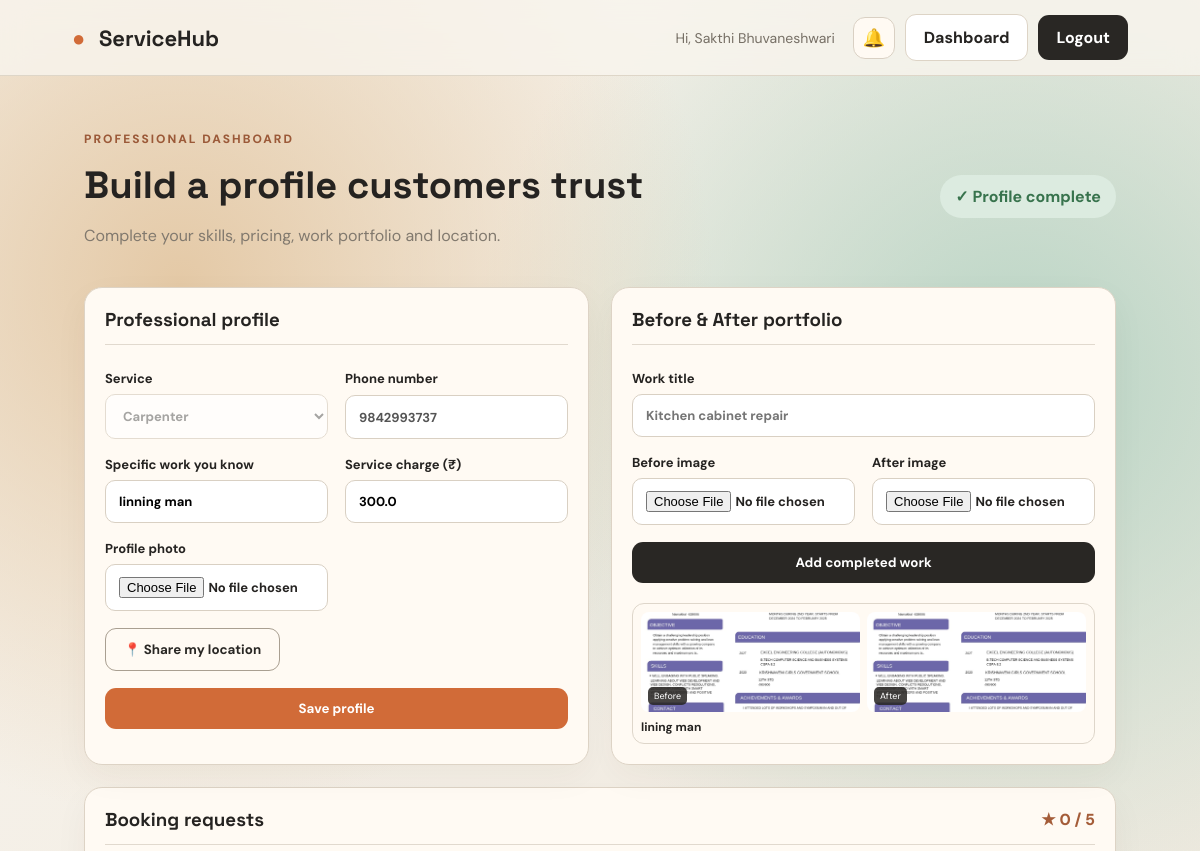
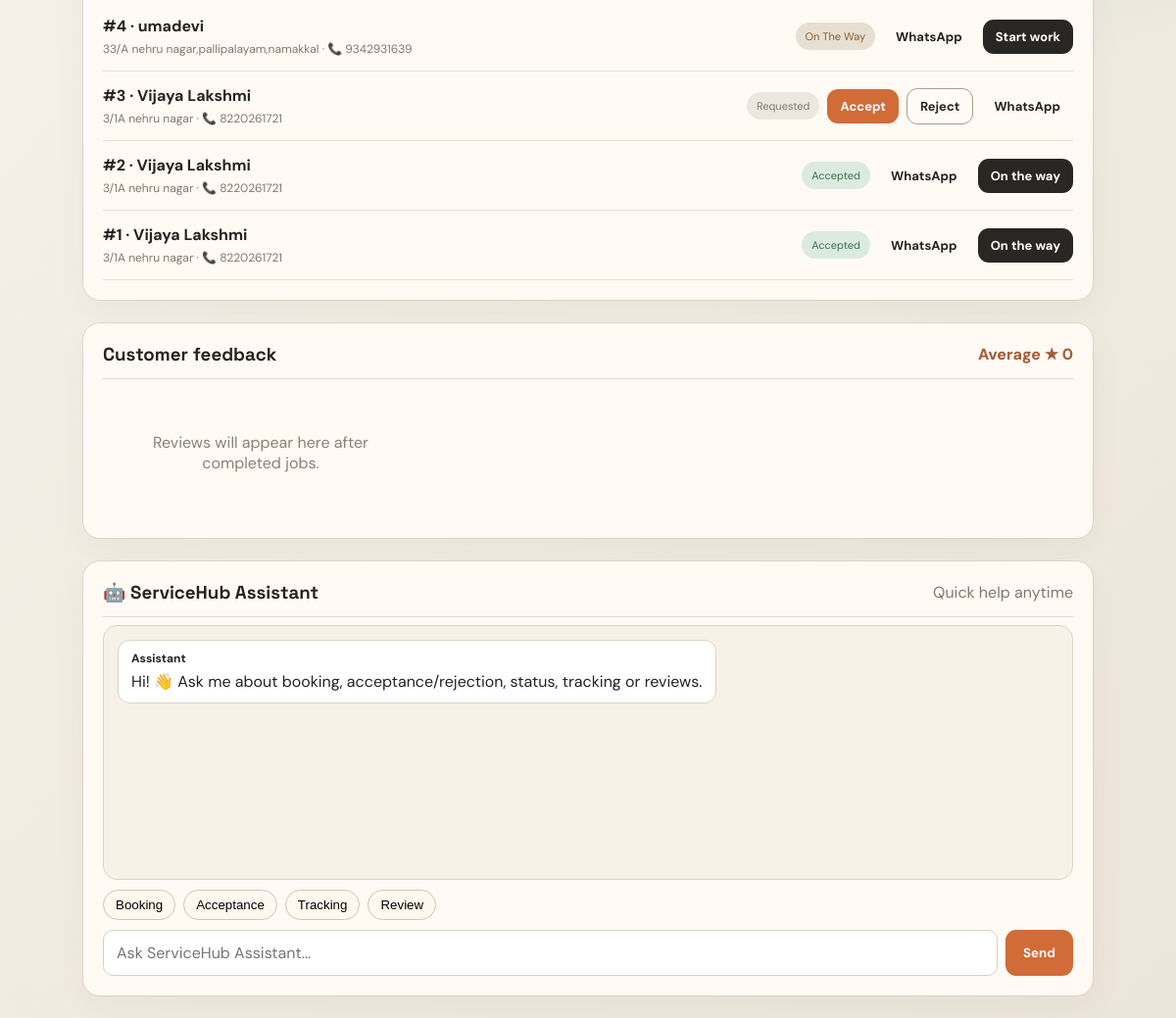
Page /dashboard (signed in) on the committed database (2 pictures, top to bottom).
### app.py (models this page shows)
class User(db.Model):
    id = db.Column(db.Integer, primary_key=True)
    role = db.Column(db.String(20), nullable=False)  # customer/provider
    name = db.Column(db.String(120), nullable=False)
    email = db.Column(db.String(160), unique=True, nullable=False)
    phone = db.Column(db.String(30), nullable=False)
    password_hash = db.Column(db.String(255), nullable=False)
    address = db.Column(db.String(300), nullable=False)
    service_type = db.Column(db.String(30))          # provider only
    specific_work = db.Column(db.String(300))
    charge = db.Column(db.Float, default=0)
    profile_photo = db.Column(db.String(300))
    id_type = db.Column(db.String(80), nullable=False)
    id_proof = db.Column(db.String(300), nullable=False)
    latitude = db.Column(db.Float)
    longitude = db.Column(db.Float)
    profile_complete = db.Column(db.Boolean, default=False)
    created_at = db.Column(db.DateTime, default=datetime.utcnow)

class WorkImage(db.Model):
    id = db.Column(db.Integer, primary_key=True)
    provider_id = db.Column(db.Integer, db.ForeignKey("user.id"), nullable=False)
    before_image = db.Column(db.String(300), nullable=False)
    after_image = db.Column(db.String(300), nullable=False)
    title = db.Column(db.String(200))
    provider = db.relationship("User", backref="work_images")

class Booking(db.Model):
    id = db.Column(db.Integer, primary_key=True)
    customer_id = db.Column(db.Integer, db.ForeignKey("user.id"), nullable=False)
    provider_id = db.Column(db.Integer, db.ForeignKey("user.id"), nullable=False)
    status = db.Column(db.String(30), default="requested")
    customer_address = db.Column(db.String(300), nullable=False)
    created_at = db.Column(db.DateTime, default=datetime.utcnow)
    customer_lat = db.Column(db.Float)
    customer_lng = db.Column(db.Float)
    provider_lat = db.Column(db.Float)
    provider_lng = db.Column(db.Float)
    customer = db.relationship("User", foreign_keys=[customer_id])
    provider = db.relationship("User", foreign_keys=[provider_id])

### app.py (the view)
@app.route("/dashboard")
def dashboard():
    user = current_user()
    if not user: return redirect(url_for("index"))
    if user.role == "provider":
        reviews = Review.query.filter_by(provider_id=user.id).order_by(Review.created_at.desc()).all()
        bookings = Booking.query.filter_by(provider_id=user.id).order_by(Booking.created_at.desc()).all()
        avg = round(sum(r.rating for r in reviews)/len(reviews),1) if reviews else 0
        return render_template("provider_dashboard.html", user=user, reviews=reviews, bookings=bookings, avg=avg)
    bookings = Booking.query.filter_by(customer_id=user.id).order_by(Booking.created_at.desc()).all()
    return render_template("customer_dashboard.html", user=user, bookings=bookings)

### app.py (called while the page is built)
def current_user():
    uid = session.get("user_id")
    return db.session.get(User, uid) if uid else None

### templates/provider_dashboard.html (shortened to what this page needs)
{% extends "base.html" %}{% block content %}
<section class="dashboard-head"><div><div class="eyebrow">PROFESSIONAL DASHBOARD</div><h2>Build a profile customers trust</h2><p class="muted">Complete your skills, pricing, work portfolio and location.</p></div>
<div class="profile-status {% if user.profile_complete %}complete{% endif %}">{{"✓ Profile complete" if user.profile_complete else "Profile incomplete"}}</div></section>
<div class="dash-grid">
<section class="panel"><div class="panel-head"><h3>Professional profile</h3></div>
<form id="profileForm" class="form-grid" enctype="multipart/form-data">
<label>Service<select disabled><option>{{user.service_type}}</option></select></label>
<label>Phone number<input value="{{user.phone}}" disabled></label>
<label>Specific work you know<input name="specific_work" value="{{user.specific_work or ''}}" placeholder="e.g. Pipe leakage, modular furniture"></label>
<label>Service charge (₹)<input type="number" name="charge" min="0" value="{{user.charge or ''}}" required></label>
<label>Profile photo<input type="file" name="profile_photo" accept="image/*"></label>
<div class="full"><button type="button" class="btn outline" onclick="shareProviderLocation()">📍 Share my location</button> </div>
<div class="full"><button class="btn accent wide">Save profile</button></div>
</form></section>
<section class="panel"><div class="panel-head"><h3>Before & After portfolio</h3></div>
<form id="workForm" class="form-grid" enctype="multipart/form-data">
<label class="full">Work title<input name="title" placeholder="Kitchen cabinet repair"></label>
<label>Before image<input type="file" name="before" accept="image/*" required></label>
<label>After image<input type="file" name="after" accept="image/*" required></label>
<div class="full"><button class="btn dark wide">Add completed work</button></div>
</form>
<div class="portfolio">{% for w in user.work_images %}<div class="work-card"><div><img src="/{{w.before_image}}"><span>Before</span></div><div><img src="/{{w.after_image}}"><span>After</span></div><b>{{w.title}}</b></div>{% else %}<p class="empty">Add your first project to build trust.</p>{% endfor %}</div>
</section></div>
<section class="panel"><div class="panel-head"><h3>Booking requests</h3><span class="rating">★ {{avg}} / 5</span></div>
<div class="booking-list">{% for b in bookings %}<div class="booking-row"><div><b>#{{b.id}} · {{b.customer.name}}</b><span>{{b.customer_address}} · 📞 {{b.customer.phone}}</span></div>
<div class="booking-actions"><span class="status {{b.status}}">{{b.status.replace("_"," ")}}</span>
{% if b.status=="requested" %}<button class="btn small accent" onclick="setBookingStatus({{b.id}},'accepted')">Accept</button><button class="btn small outline" onclick="setBookingStatus({{b.id}},'rejected')">Reject</button>{% endif %}<a class="btn small whatsapp" target="_blank" href="https://wa.me/{{b.customer.phone|replace("+","")}}?text=Hi%20{{b.customer.name|urlencode}}%2C%20I%20am%20your%20ServiceHub%20professional%20for%20booking%20%23{{b.id}}.">WhatsApp</a>
{% if b.status=="accepted" %}<button class="btn small dark" onclick="setBookingStatus({{b.id}},'on_the_way')">On the way</button>{% endif %}
{% if b.status=="on_the_way" %}<button class="btn small dark" onclick="setBookingStatus({{b.id}},'started')">Start work</button>{% endif %}
</div></div>{% else %}<p class="empty">No booking requests yet.</p>{% endfor %}</div></section>
<section class="panel"><div class="panel-head"><h3>Customer feedback</h3><span class="rating">Average ★ {{avg}}</span></div>
<div class="reviews">{% for r in reviews %}<div class="review"><div class="stars">{{"★"*r.rating}}{{"☆"*(5-r.rating)}}</div><b>{{r.customer.name}}</b><div class="stars">{{"★"*r.rating}}{{"☆"*(5-r.rating)}}</div><small>Work: {{r.work_description or "Service work"}} · {{r.created_at.strftime("%d %b %Y")}}</small><p>{{r.feedback}}</p></div>{% else %}<p class="empty">Reviews will appear here after completed jobs.</p>{% endfor %}</div></section>
<section class="panel chatbot-panel">
<div class="panel-head"><h3>🤖 ServiceHub Assistant</h3><span class="muted">Quick help anytime</span></div>
<div id="botMessages" class="bot-messages"><div class="bot-msg bot"><b>Assistant</b><span>Hi! 👋 Ask me about booking, acceptance/rejection, status, tracking or reviews.</span></div></div>
<div class="bot-quick"><button type="button" onclick="askBot('How do I book a professional?')">Booking</button><button type="button" onclick="askBot('What happens when the professional accepts?')">Acceptance</button><button type="button" onclick="askBot('How can I track the professional?')">Tracking</button><button type="button" onclick="askBot('How do I give a review?')">Review</button></div>
<form class="bot-form" onsubmit="sendBot(event)"><input id="botInput" maxlength="500" placeholder="Ask ServiceHub Assistant..." autocomplete="off"><button class="btn accent">Send</button></form>
</section>
{% endblock %}

### templates/base.html (shortened to what this page needs)
<!doctype html>
<html lang="en">
<head>
<link rel="stylesheet" href="{{ url_for('static',filename='css/style.css') }}">
<link rel="stylesheet" href="https://unpkg.com/leaflet@1.9.4/dist/leaflet.css">
</head>
<body>
<nav class="nav">
<a class="brand" href="{{ url_for('index') }}"><span>●</span> ServiceHub</a>
<div class="nav-actions">
{% if user %}<span class="hello">Hi, {{user.name}}</span><div class="notification-wrap"><button class="notification-bell" type="button" onclick="toggleNotifications()" aria-label="Notifications">🔔</button></div><a class="btn ghost" href="{{url_for('dashboard')}}">Dashboard</a><a class="btn dark" href="{{url_for('logout')}}">Logout</a>
{% else %}<a class="btn ghost" href="{{url_for('login',role='customer')}}">Customer Login</a><a class="btn dark" href="{{url_for('login',role='provider')}}">Provider Login</a>{% endif %}
</div></nav>
<main>{% block content %}{% endblock %}</main>
</body></html>

### rows in the picture
User: name "Sakthi Bhuvaneshwari", profile_complete "✓ Profile complete", service_type "Carpenter", phone "9842993737", specific_work "linning man", charge "300.0"
WorkImage: before_image (picture), after_image (picture), title "lining man"
Booking: id "4", customer.name "umadevi", customer_address "33/A nehru nagar,pallipalayam,namakkal", customer.phone "9342931639", status.replace "On The Way"
Booking: id "3", customer.name "Vijaya Lakshmi", customer_address "3/1A nehru nagar", customer.phone "8220261721", status.replace "Requested"
Booking: id "2", customer.name "Vijaya Lakshmi", customer_address "3/1A nehru nagar", customer.phone "8220261721", status.replace "Accepted"
Booking: id "1", customer.name "Vijaya Lakshmi", customer_address "3/1A nehru nagar", customer.phone "8220261721", status.replace "Accepted"

### other values in the picture
{{ avg }} "0"
